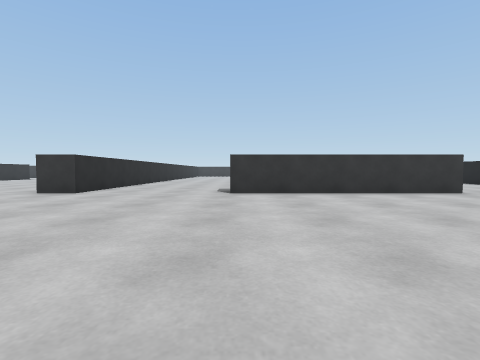
view 1 (above)

21 first-person views from a walk through a 3-D level made in the Unity game engine. The camera is 0.58 m above the floor, tilts 2° down and sees 85° across. The floor is counted in squares, 1 m on a side. Each view is taken from the middle of a square. On the plan, view 1 faces up. The plan holds only what a view shows up to about 9 squares ahead; the rest is blank. The place goes on beyond the plan. The player character is not drawn.

view 2
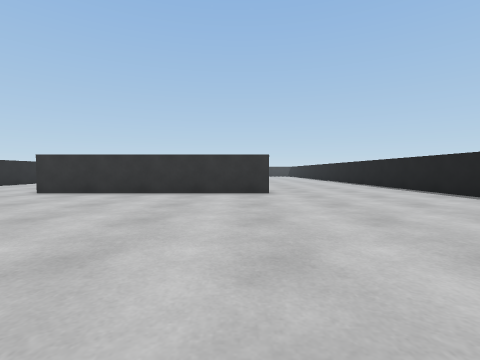

view 3
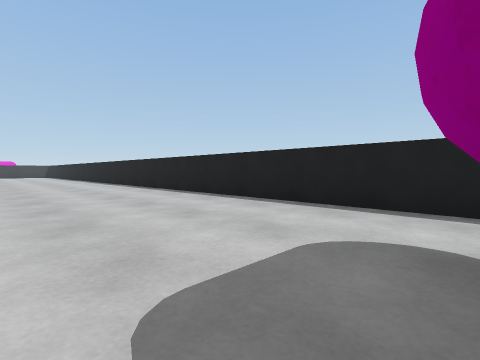

view 4
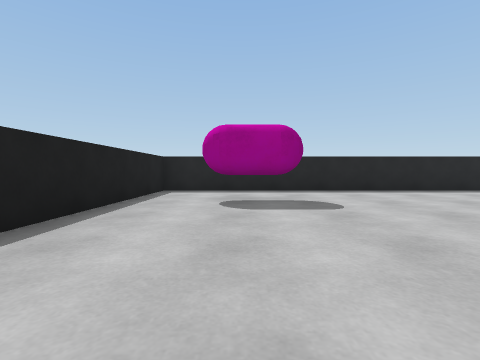

view 5
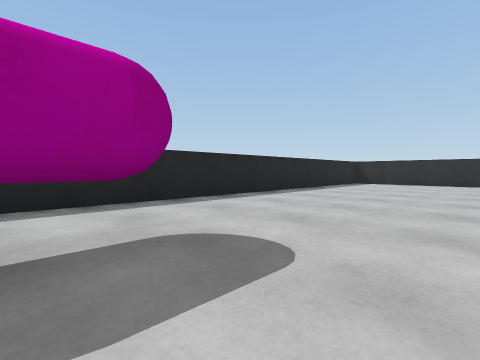

view 6
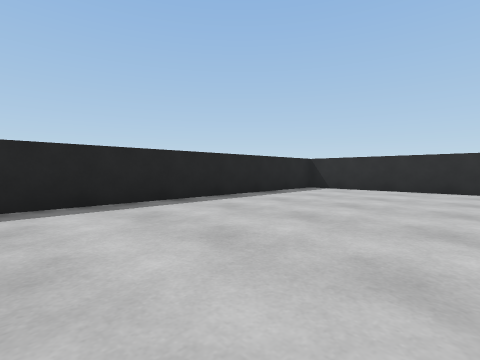

view 7
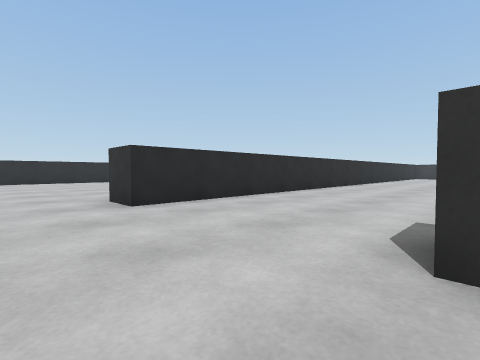

view 8
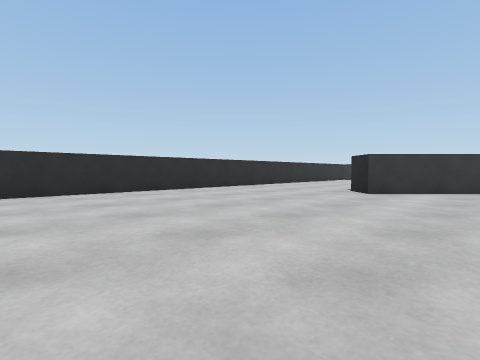

view 9
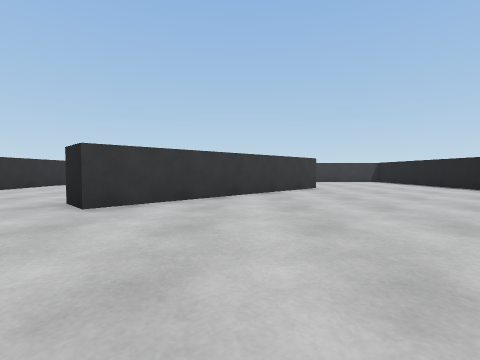

view 10
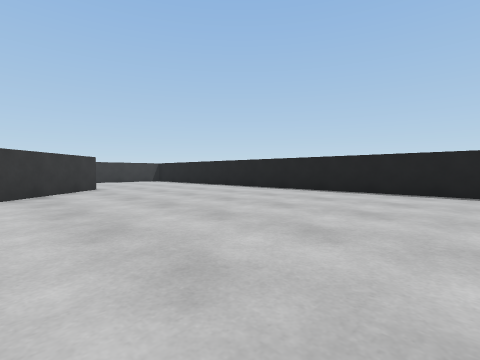

view 11
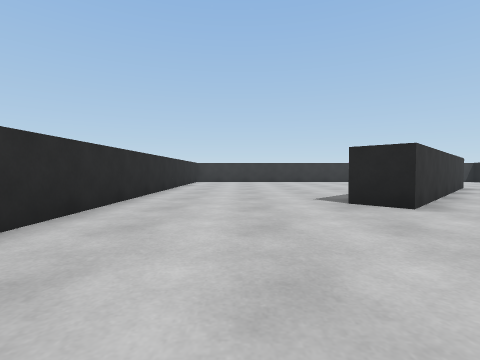

view 12
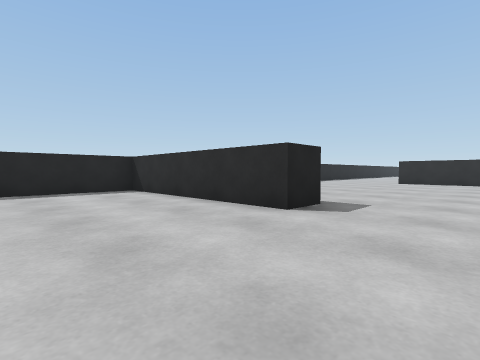

view 13
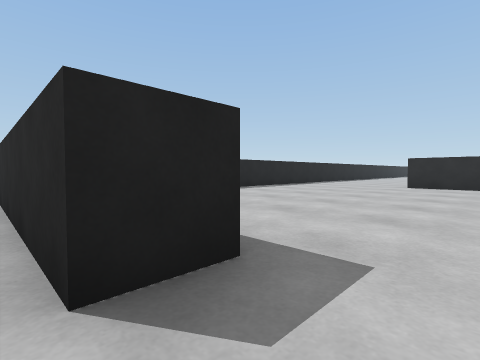

view 14
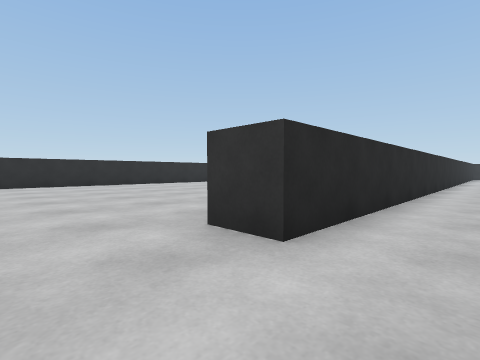

view 15
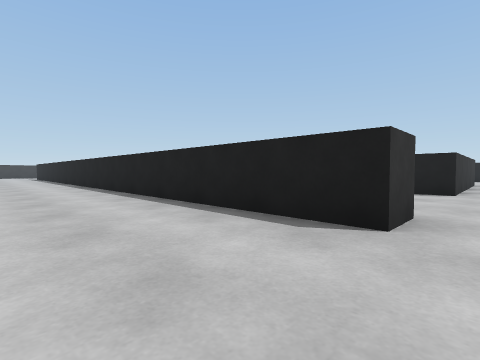

view 16
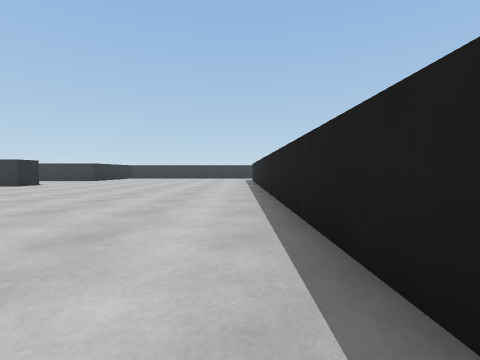

view 17
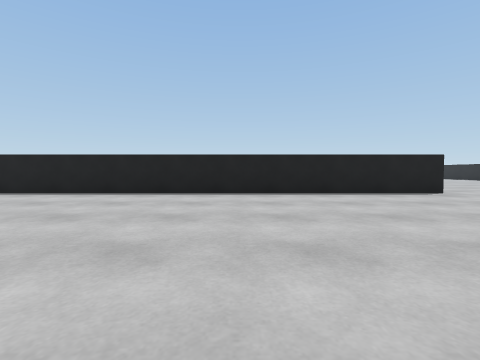

view 18
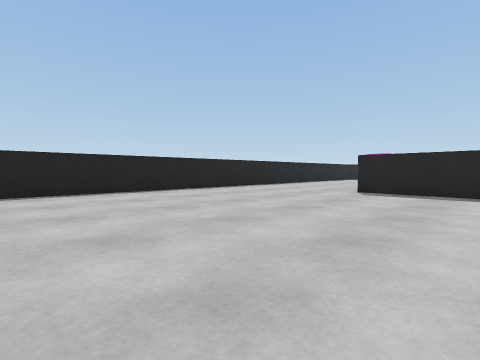

view 19
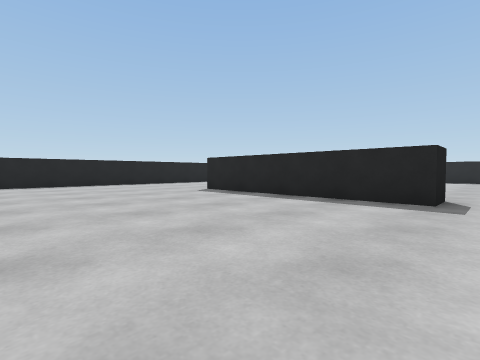

view 20
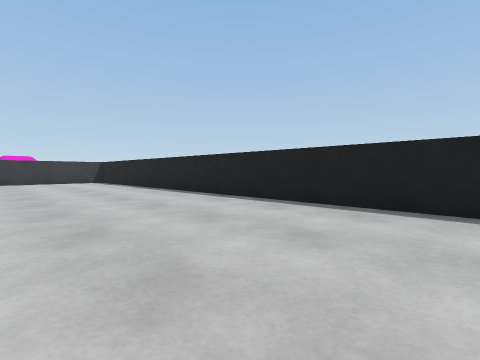

view 21
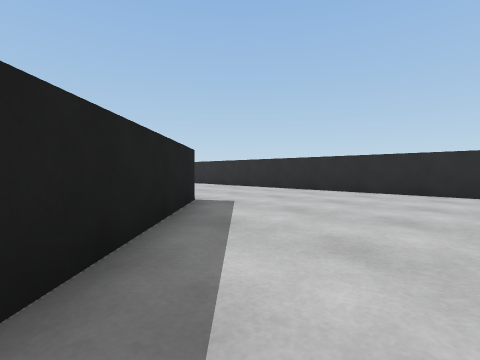

### Floor plan
Points are (right, up) in squares from view 1. A wall is a line through its corners. A room is listed if a view was taken in it or the views show most of it. See-through windows are left out.
Room 1 (views 1, 2, 3, 4, 5, 6, 7, 8, 9, 10, 11, 12, 14, 18, 19, 20, 21)
walls: (5.9, 6.8) (-0.2, 6.8) (-0.2, 7.7) (5.8, 7.7); (-4.2, 1.5) (-4.2, -2.7) (10.3, -2.7) (10.3, 22.1); (5.6, 21.9) (0.6, 16.9) (-0.1, 17.6) (3, 20.7); (-4.2, 22) (-4.2, 6.8)
ways out: opening at (-3.3, 3.5) to room 2
objects: pink capsule (7, 0) to (8, 0)
Room 2 (views 13, 15, 16, 17)
walls: (-14.3, 6.6) (-14.3, 5.4); (-14.3, 3.6) (-14.3, 1.8); (-4.2, 6.8) (-5.2, 6.8) (-5.2, 20.9); (-5.2, 2.8) (-4.2, 2.8) (-4.2, 1.5)
ways out: opening at (-3.3, 3.5) to room 1

Positions as (right, up) in squares from view 1, and headings:
1: (0, 0), facing up
2: (5, 0), facing up
3: (6, 0), facing up-right
4: (8, 5), facing down
5: (8, 2), facing down-left
6: (4, 2), facing down-left
7: (0, 5), facing up-left
8: (3, 10), facing up-left
9: (3, 13), facing up
10: (3, 13), facing up-right
11: (-2, 13), facing up
12: (-1, 5), facing down-left
13: (-4, 4), facing down-left
14: (-3, 5), facing up-left
15: (-8, 6), facing up-right
16: (-6, 12), facing up
17: (-12, 12), facing right
18: (3, 15), facing down-right
19: (-1, 13), facing down-right
20: (6, 13), facing up-right
21: (3, 22), facing down-left
